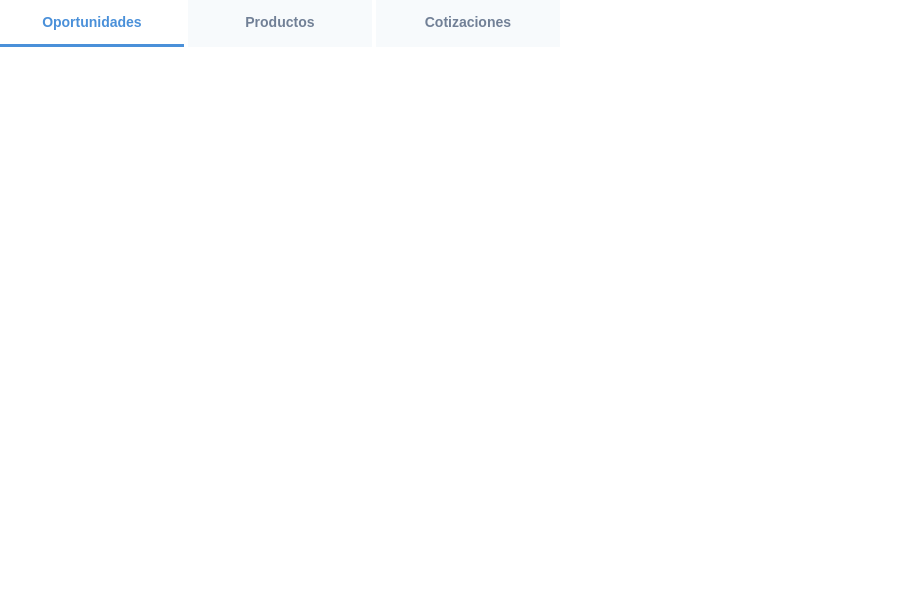
<?xml version="1.0" encoding="UTF-8"?>
<ui version="4.0">
 <class>VentasView</class>
 <widget class="QWidget" name="VentasView">
  <property name="geometry">
   <rect>
    <x>0</x>
    <y>0</y>
    <width>900</width>
    <height>600</height>
   </rect>
  </property>
  <property name="styleSheet">
   <string notr="true">
QWidget#VentasView {
    background-color: transparent;
}

QTabWidget::pane {
    border: none;
    background-color: transparent;
}

QTabBar::tab {
    background-color: #f7fafc;
    color: #718096;
    font-size: 14px;
    font-weight: 600;
    padding: 12px 32px;
    border: none;
    border-bottom: 3px solid transparent;
    margin-right: 4px;
    min-width: 120px;
    min-height: 20px;
}
QTabBar::tab:selected {
    color: #4a90d9;
    border-bottom: 3px solid #4a90d9;
    background-color: transparent;
}
QTabBar::tab:hover:!selected {
    color: #2d3748;
    background-color: #edf2f7;
}
   </string>
  </property>
  <layout class="QVBoxLayout" name="mainLayout">
   <property name="leftMargin"><number>0</number></property>
   <property name="topMargin"><number>0</number></property>
   <property name="rightMargin"><number>0</number></property>
   <property name="bottomMargin"><number>0</number></property>
   <item>
    <widget class="QTabWidget" name="ventasTabs">
     <property name="currentIndex"><number>0</number></property>

     <!-- Tab Oportunidades -->
     <widget class="QWidget" name="tabOportunidades">
      <attribute name="title"><string>  Oportunidades  </string></attribute>
      <layout class="QVBoxLayout" name="tabOportunidadesLayout">
       <property name="leftMargin"><number>0</number></property>
       <property name="topMargin"><number>16</number></property>
       <property name="rightMargin"><number>0</number></property>
       <property name="bottomMargin"><number>0</number></property>
      </layout>
     </widget>

     <!-- Tab Productos -->
     <widget class="QWidget" name="tabProductos">
      <attribute name="title"><string>  Productos  </string></attribute>
      <layout class="QVBoxLayout" name="tabProductosLayout">
       <property name="leftMargin"><number>0</number></property>
       <property name="topMargin"><number>16</number></property>
       <property name="rightMargin"><number>0</number></property>
       <property name="bottomMargin"><number>0</number></property>
      </layout>
     </widget>

     <!-- Tab Cotizaciones -->
     <widget class="QWidget" name="tabCotizaciones">
      <attribute name="title"><string>  Cotizaciones  </string></attribute>
      <layout class="QVBoxLayout" name="tabCotizacionesLayout">
       <property name="leftMargin"><number>0</number></property>
       <property name="topMargin"><number>16</number></property>
       <property name="rightMargin"><number>0</number></property>
       <property name="bottomMargin"><number>0</number></property>
      </layout>
     </widget>

    </widget>
   </item>
  </layout>
 </widget>
 <resources/>
 <connections/>
</ui>
